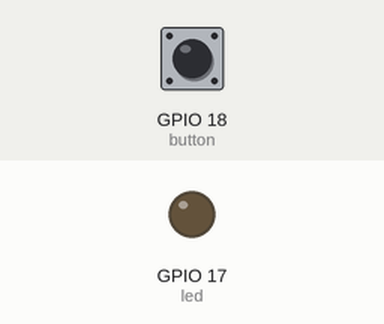
A program run on a simulated ESP32 board running MicroPython. On the bench: output pins drawn as LEDs (lit = HIGH). The inputs (shaded band) are chosen by the test bench; at power-on: GPIO 18 (button) HIGH.

Above: at 1.2 s.
1.3 s: GPIO 18 (button) pulled LOW for 0.15 s
At 2.5 s:
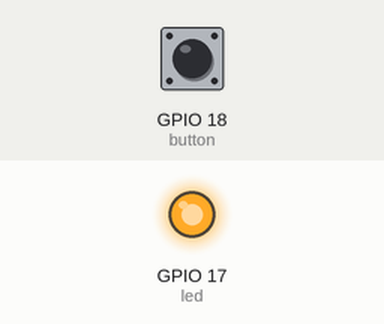
3.0 s: GPIO 18 (button) pulled LOW for 1 s
At 3.8 s:
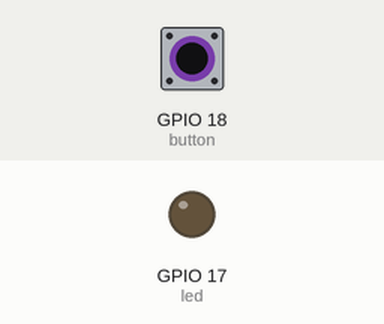
5.5 s: GPIO 18 (button) pulled LOW for 3.2 s
At 6.9 s:
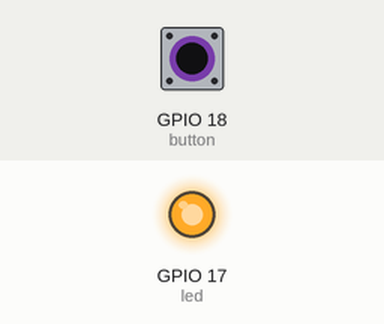
Timing chart, 0 to 8.5 s (numbered marks = the images above; inputs shaded):
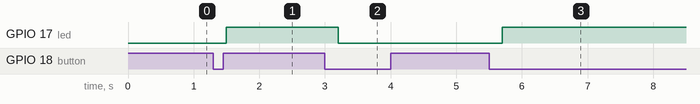

Measured:
- after the input at 1.3 s, GPIO 17 (led): LOW → HIGH after 0.20 s
- after the input at 3.0 s, GPIO 17 (led): HIGH → LOW after 0.20 s
- after the input at 5.5 s, GPIO 17 (led): LOW → HIGH after 0.20 s

The program:

______.py
```python
from machine import Pin
import time

button = Pin(18,Pin.IN,Pin.PULL_UP)
led = Pin(17,Pin.OUT)

def callback_led(pin): # 注意需要接收一个回调参数 // [!code highlight]
    time.sleep_ms(200) # 消抖
    led.value(not led.value())

button.irq(callback_led,Pin.IRQ_FALLING)

if __name__ == '__main__':
    while True:
        pass # 这个死循环是保证单片机持续运行
```
